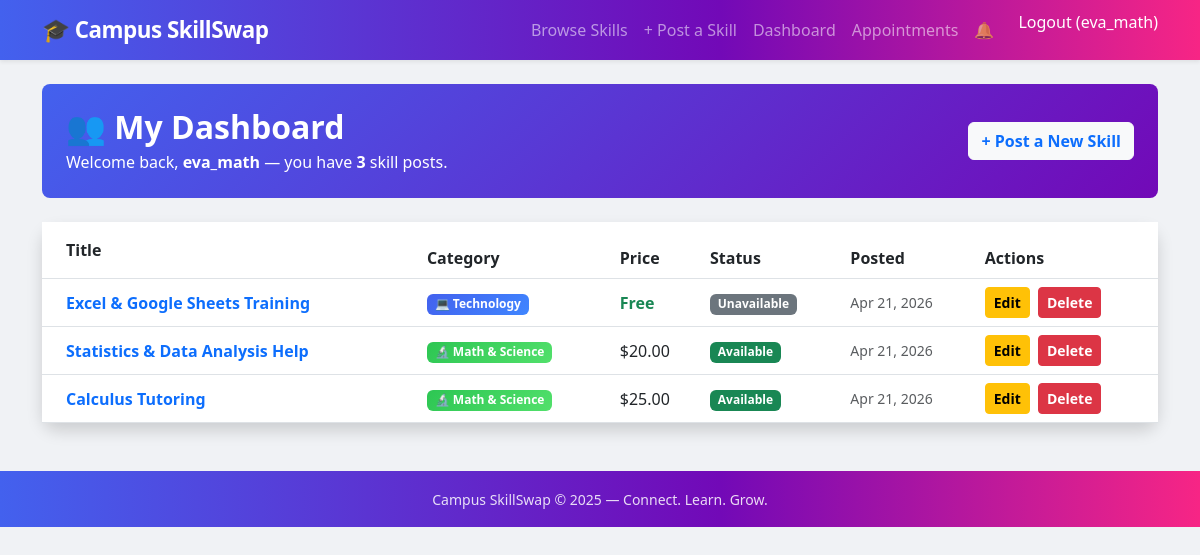
/dashboard/ (signed in), run on the app's committed database.
### MainApp/models.py (models this page shows, shortened)
class Skill(models.Model):
    CATEGORY_CHOICES = [
        ('tech', 'Technology'),
        ('design', 'Design'),
        ('writing', 'Writing & Tutoring'),
        ('music', 'Music'),
        ('language', 'Language'),
        ('math', 'Math & Science'),
        ('other', 'Other'),
    ]
    CONTACT_CHOICES = [
        ('email', 'Email'),
        ('whatsapp', 'WhatsApp'),
        ('instagram', 'Instagram'),
        ('in_person', 'In Person'),
    ]
    STATUS_CHOICES = [
        ('available', 'Available'),
        ('busy', 'Busy'),
        ('unavailable', 'Unavailable'),
    ]
    owner = models.ForeignKey(User, on_delete=models.CASCADE, related_name='skills')
    title = models.CharField(max_length=200)
    description = models.TextField()
    category = models.CharField(max_length=50, choices=CATEGORY_CHOICES)
    price = models.DecimalField(max_digits=8, decimal_places=2, null=True, blank=True)
    is_free = models.BooleanField(default=False)
    contact_preference = models.CharField(max_length=20, choices=CONTACT_CHOICES)
    availability_status = models.CharField(max_length=20, choices=STATUS_CHOICES, default='available')
    created_at = models.DateTimeField(auto_now_add=True)
    class Meta:
        ordering = ['-created_at']  # Newest posts appear first everywhere

### MainApp/views.py (the view)
# urls.py: path('dashboard/', views.DashboardView.as_view(), name='dashboard'),
class DashboardView(LoginRequiredMixin, ListView):
    model = Skill
    template_name = 'mainapp/dashboard.html'
    context_object_name = 'skills'
    def get_queryset(self):
        return Skill.objects.filter(owner=self.request.user)

### MainApp/context_processors.py (called while the page is built)
def unread_notifications(request):
    if request.user.is_authenticated:
        count = Notification.objects.filter(recipient=request.user, is_read=False).count()
        return {'unread_notification_count': count}
    return {'unread_notification_count': 0}

### MainApp/templates/mainapp/dashboard.html (shortened to what this page needs)
{% extends 'mainapp/base.html' %}
{% block content %}
<div class="rounded-3 p-4 mb-4 text-white" style="background:linear-gradient(135deg,#4361ee,#7209b7);">
    <div class="d-flex justify-content-between align-items-center">
        <div>
            <h2 class="fw-bold mb-1">&#128101; My Dashboard</h2>
            <p class="mb-0 text-white-75">
                Welcome back, <strong>{{ user.username }}</strong> &mdash;
                you have <strong>{{ skills.count }}</strong> skill post{{ skills.count|pluralize }}.
            </p>
        </div>
        <a href="{% url 'skill-create' %}" class="btn btn-light fw-semibold text-primary">
            + Post a New Skill
        </a>
    </div>
</div>
{% if skills %}
    <div class="card shadow">
        <div class="table-responsive">
            <table class="table table-hover align-middle mb-0">
                <thead>
                    <tr style="background:linear-gradient(90deg,#4361ee,#7209b7);color:white;">
                        <th class="py-3 ps-4">Title</th>
                        <th>Category</th>
                        <th>Price</th>
                        <th>Status</th>
                        <th>Posted</th>
                        <th>Actions</th>
                    </tr>
                </thead>
                <tbody>
                    {% for skill in skills %}
                        <tr>
                            <td class="ps-4">
                                <a href="{% url 'skill-detail' skill.pk %}" class="text-decoration-none fw-semibold">
                                    {{ skill.title }}
                                </a>
                            </td>
                            <td>
                                <span class="badge cat-{{ skill.category }}">
                                    {% if skill.category == 'tech' %}&#128187;
                                    {% elif skill.category == 'design' %}&#127912;
                                    {% elif skill.category == 'writing' %}&#9997;
                                    {% elif skill.category == 'music' %}&#127925;
                                    {% elif skill.category == 'language' %}&#127760;
                                    {% elif skill.category == 'math' %}&#128300;
                                    {% elif skill.category == 'other' %}&#127381;
                                    {% endif %}
                                    {{ skill.get_category_display }}
                                </span>
                            </td>
                            <td>
                                {% if skill.is_free %}
                                    <span class="text-success fw-semibold">Free</span>
                                {% else %}
                                    ${{ skill.price }}
                                {% endif %}
                            </td>
                            <td>
                                <span class="badge
                                    {% if skill.availability_status == 'available' %}bg-success
                                    {% elif skill.availability_status == 'busy' %}bg-warning text-dark
                                    {% else %}bg-secondary{% endif %}">
                                    {{ skill.get_availability_status_display }}
                                </span>
                            </td>
                            <td class="text-muted small">{{ skill.created_at|date:"M d, Y" }}</td>
                            <td>
                                <a href="{% url 'skill-update' skill.pk %}" class="btn btn-sm btn-warning fw-semibold">Edit</a>
                                <a href="{% url 'skill-delete' skill.pk %}" class="btn btn-sm btn-danger fw-semibold ms-1">Delete</a>
                            </td>
                        </tr>
                    {% endfor %}
                </tbody>
            </table>
        </div>
    </div>
{% endif %}
{% endblock %}

### MainApp/templates/mainapp/base.html (shortened to what this page needs)
<!DOCTYPE html>
<html lang="en">
<head>
    <link href="https://cdn.jsdelivr.net/npm/bootstrap@5.3.0/dist/css/bootstrap.min.css" rel="stylesheet">
</head>
<body>
<nav class="navbar navbar-expand-lg navbar-dark shadow-sm">
    <div class="container">
        <a class="navbar-brand fw-bold" href="{% url 'landing' %}">&#127891; Campus SkillSwap</a>
        <div class="collapse navbar-collapse" id="navbarNav">
            <ul class="navbar-nav ms-auto">
                <li class="nav-item">
                    <a class="nav-link" href="{% url 'skill-list' %}">Browse Skills</a>
                </li>
                {% if user.is_authenticated %}
                    <li class="nav-item">
                        <a class="nav-link" href="{% url 'skill-create' %}">+ Post a Skill</a>
                    </li>
                    <li class="nav-item">
                        <a class="nav-link" href="{% url 'dashboard' %}">Dashboard</a>
                    </li>
                    <li class="nav-item">
                        <a class="nav-link" href="{% url 'appointments' %}">Appointments</a>
                    </li>
                    <li class="nav-item">
                        <a class="nav-link position-relative" href="{% url 'notifications' %}">
                            &#128276;
                        </a>
                    </li>
                    <li class="nav-item">
                        <form method="post" action="{% url 'logout' %}" class="d-inline m-0">
                            <button type="submit" class="nav-link btn btn-link text-white p-0 ms-3">
                                Logout ({{ user.username }})
                            </button>
                        </form>
                    </li>
                {% endif %}
            </ul>
        </div>
    </div>
</nav>
<main class="container my-4">
    {% block content %}{% endblock %}
</main>
<footer class="text-center py-3 mt-5">
    <small>Campus SkillSwap &copy; 2025 — Connect. Learn. Grow.</small>
</footer>
</body>
</html>

### MainApp/templates/mainapp/base.html (style rules this page uses)
:root { --color-tech: #4361ee; --color-design: #f72585; --color-writing: #7209b7; --color-music: #560bad; --color-language: #0096c7; --color-math: #2dc653; --color-other: #f77f00; }
body { background-color: #f0f2f5; }
.navbar { background: linear-gradient(90deg, #4361ee 0%, #7209b7 60%, #f72585 100%) !important; box-shadow: 0 2px 12px rgba(67,97,238,0.3); }
.navbar-brand { font-size: 1.4rem; letter-spacing: -0.5px; }
.nav-link { font-weight: 500; }
.card { border: none; border-radius: 1rem; }
.cat-tech { background: linear-gradient(135deg, #4361ee, #3f86ff); color:#fff; }
.cat-math { background: linear-gradient(135deg, #2dc653, #52e06b); color:#fff; }
footer { background: linear-gradient(90deg, #4361ee 0%, #7209b7 60%, #f72585 100%); color: rgba(255,255,255,0.85); border-top: none !important; }

### data on the page
Skill: title "Excel & Google Sheets Training", category "Technology", is_free "Free", availability_status "Unavailable", created_at "Apr 21, 2026"
Skill: title "Statistics & Data Analysis Help", category "Math & Science", price "20.00", availability_status "Available", created_at "Apr 21, 2026"
Skill: title "Calculus Tutoring", category "Math & Science", price "25.00", availability_status "Available", created_at "Apr 21, 2026"

### other printed values
{{ user.username }} "eva_math"
{{ skills.count }} "3"
